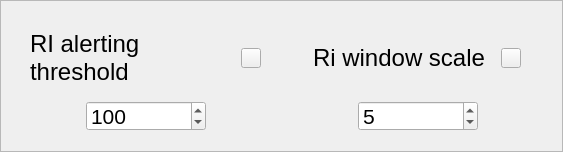
            <widget class="QFrame" name="frame_13">
             <property name="styleSheet">
              <string notr="true"/>
             </property>
             <property name="frameShape">
              <enum>QFrame::StyledPanel</enum>
             </property>
             <property name="frameShadow">
              <enum>QFrame::Raised</enum>
             </property>
             <layout class="QHBoxLayout" name="horizontalLayout" stretch="1,1">
              <item>
               <widget class="QFrame" name="frame_15">
                <property name="sizePolicy">
                 <sizepolicy hsizetype="Expanding" vsizetype="Expanding">
                  <horstretch>0</horstretch>
                  <verstretch>0</verstretch>
                 </sizepolicy>
                </property>
                <property name="minimumSize">
                 <size>
                  <width>0</width>
                  <height>0</height>
                 </size>
                </property>
                <property name="maximumSize">
                 <size>
                  <width>16777215</width>
                  <height>16777215</height>
                 </size>
                </property>
                <layout class="QGridLayout" name="gridLayout_11">
                 <item row="1" column="0">
                  <spacer name="horizontalSpacer_13">
                   <property name="orientation">
                    <enum>Qt::Horizontal</enum>
                   </property>
                   <property name="sizeHint" stdset="0">
                    <size>
                     <width>23</width>
                     <height>20</height>
                    </size>
                   </property>
                  </spacer>
                 </item>
                 <item row="1" column="1">
                  <widget class="QSpinBox" name="spinBox_5">
                   <property name="minimumSize">
                    <size>
                     <width>120</width>
                     <height>30</height>
                    </size>
                   </property>
                   <property name="maximumSize">
                    <size>
                     <width>120</width>
                     <height>30</height>
                    </size>
                   </property>
                   <property name="font">
                    <font>
                     <pointsize>16</pointsize>
                     <weight>50</weight>
                     <italic>false</italic>
                     <bold>false</bold>
                    </font>
                   </property>
                   <property name="styleSheet">
                    <string notr="true">font: 16pt;</string>
                   </property>
                   <property name="maximum">
                    <number>9999</number>
                   </property>
                   <property name="value">
                    <number>100</number>
                   </property>
                  </widget>
                 </item>
                 <item row="1" column="2">
                  <spacer name="horizontalSpacer_14">
                   <property name="orientation">
                    <enum>Qt::Horizontal</enum>
                   </property>
                   <property name="sizeHint" stdset="0">
                    <size>
                     <width>23</width>
                     <height>20</height>
                    </size>
                   </property>
                  </spacer>
                 </item>
                 <item row="0" column="0" colspan="3">
                  <widget class="QWidget" name="widget_10" native="true">
                   <layout class="QHBoxLayout" name="horizontalLayout_12">
                    <item>
                     <widget class="QLabel" name="label_3">
                      <property name="sizePolicy">
                       <sizepolicy hsizetype="Maximum" vsizetype="Preferred">
                        <horstretch>0</horstretch>
                        <verstretch>0</verstretch>
                       </sizepolicy>
                      </property>
                      <property name="minimumSize">
                       <size>
                        <width>0</width>
                        <height>0</height>
                       </size>
                      </property>
                      <property name="maximumSize">
                       <size>
                        <width>16777215</width>
                        <height>16777215</height>
                       </size>
                      </property>
                      <property name="font">
                       <font>
                        <pointsize>18</pointsize>
                        <weight>50</weight>
                        <italic>false</italic>
                        <bold>false</bold>
                       </font>
                      </property>
                      <property name="styleSheet">
                       <string notr="true">font: 18pt;</string>
                      </property>
                      <property name="text">
                       <string>RI alerting threshold</string>
                      </property>
                      <property name="wordWrap">
                       <bool>true</bool>
                      </property>
                     </widget>
                    </item>
                    <item>
                     <widget class="QPushButton" name="pushButton_11">
                      <property name="minimumSize">
                       <size>
                        <width>20</width>
                        <height>20</height>
                       </size>
                      </property>
                      <property name="maximumSize">
                       <size>
                        <width>20</width>
                        <height>20</height>
                       </size>
                      </property>
                      <property name="text">
                       <string/>
                      </property>
                      <property name="icon">
                       <iconset>
                        <normaloff>R-C.png</normaloff>R-C.png</iconset>
                      </property>
                      <property name="iconSize">
                       <size>
                        <width>20</width>
                        <height>20</height>
                       </size>
                      </property>
                     </widget>
                    </item>
                   </layout>
                  </widget>
                 </item>
                </layout>
               </widget>
              </item>
              <item>
               <widget class="QFrame" name="frame_16">
                <property name="sizePolicy">
                 <sizepolicy hsizetype="Expanding" vsizetype="Expanding">
                  <horstretch>0</horstretch>
                  <verstretch>0</verstretch>
                 </sizepolicy>
                </property>
                <property name="minimumSize">
                 <size>
                  <width>0</width>
                  <height>0</height>
                 </size>
                </property>
                <property name="maximumSize">
                 <size>
                  <width>16777215</width>
                  <height>16777215</height>
                 </size>
                </property>
                <layout class="QGridLayout" name="gridLayout_12">
                 <item row="0" column="0" colspan="3">
                  <widget class="QWidget" name="widget_11" native="true">
                   <layout class="QHBoxLayout" name="horizontalLayout_13">
                    <item>
                     <widget class="QLabel" name="label_13">
                      <property name="sizePolicy">
                       <sizepolicy hsizetype="Maximum" vsizetype="Preferred">
                        <horstretch>0</horstretch>
                        <verstretch>0</verstretch>
                       </sizepolicy>
                      </property>
                      <property name="minimumSize">
                       <size>
                        <width>0</width>
                        <height>0</height>
                       </size>
                      </property>
                      <property name="maximumSize">
                       <size>
                        <width>16777215</width>
                        <height>16777215</height>
                       </size>
                      </property>
                      <property name="font">
                       <font>
                        <pointsize>18</pointsize>
                        <weight>50</weight>
                        <italic>false</italic>
                        <bold>false</bold>
                       </font>
                      </property>
                      <property name="styleSheet">
                       <string notr="true">font: 18pt;</string>
                      </property>
                      <property name="text">
                       <string>Ri window scale</string>
                      </property>
                      <property name="wordWrap">
                       <bool>true</bool>
                      </property>
                     </widget>
                    </item>
                    <item>
                     <widget class="QPushButton" name="pushButton_12">
                      <property name="minimumSize">
                       <size>
                        <width>20</width>
                        <height>20</height>
                       </size>
                      </property>
                      <property name="maximumSize">
                       <size>
                        <width>20</width>
                        <height>20</height>
                       </size>
                      </property>
                      <property name="text">
                       <string/>
                      </property>
                      <property name="icon">
                       <iconset>
                        <normaloff>R-C.png</normaloff>R-C.png</iconset>
                      </property>
                      <property name="iconSize">
                       <size>
                        <width>20</width>
                        <height>20</height>
                       </size>
                      </property>
                     </widget>
                    </item>
                   </layout>
                  </widget>
                 </item>
                 <item row="1" column="0">
                  <spacer name="horizontalSpacer_15">
                   <property name="orientation">
                    <enum>Qt::Horizontal</enum>
                   </property>
                   <property name="sizeHint" stdset="0">
                    <size>
                     <width>53</width>
                     <height>20</height>
                    </size>
                   </property>
                  </spacer>
                 </item>
                 <item row="1" column="1">
                  <widget class="QSpinBox" name="spinBox_6">
                   <property name="minimumSize">
                    <size>
                     <width>120</width>
                     <height>30</height>
                    </size>
                   </property>
                   <property name="maximumSize">
                    <size>
                     <width>120</width>
                     <height>30</height>
                    </size>
                   </property>
                   <property name="font">
                    <font>
                     <pointsize>16</pointsize>
                     <weight>50</weight>
                     <italic>false</italic>
                     <bold>false</bold>
                    </font>
                   </property>
                   <property name="styleSheet">
                    <string notr="true">font: 16pt;</string>
                   </property>
                   <property name="maximum">
                    <number>9999</number>
                   </property>
                   <property name="value">
                    <number>5</number>
                   </property>
                  </widget>
                 </item>
                 <item row="1" column="2">
                  <spacer name="horizontalSpacer_16">
                   <property name="orientation">
                    <enum>Qt::Horizontal</enum>
                   </property>
                   <property name="sizeHint" stdset="0">
                    <size>
                     <width>53</width>
                     <height>20</height>
                    </size>
                   </property>
                  </spacer>
                 </item>
                </layout>
               </widget>
              </item>
             </layout>
            </widget>
